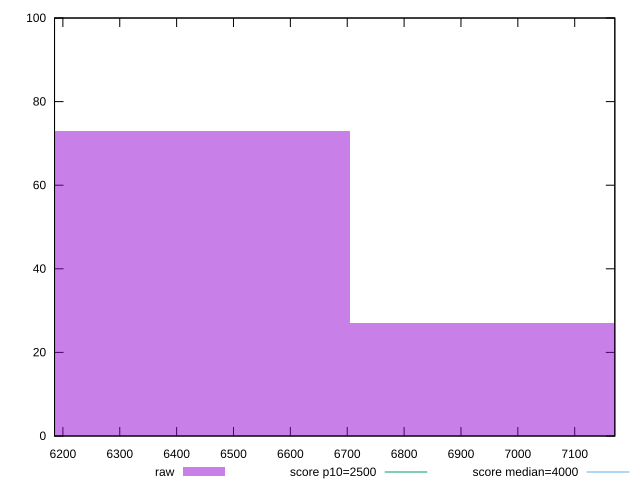

Write gnuplot code to recreate this figure.
reset

$raw <<EOF
6311.28728773935 73
7100.198198706769 27
EOF

set key outside below
set boxwidth 788.9109109674188
set xrange [6185.3243:7170.52905]
set yrange [0:100]
set trange [0:100]
set style fill transparent solid 0.5 noborder

set parametric
set terminal svg size 640, 490 enhanced background rgb 'white'
set output "reprap/largest-contentful-paint/samples/pages+cached+noexternal+nofonts/raw/histogram.svg"

plot $raw title "raw" with boxes, \
     2500,t title "score p10=2500", \
     4000,t title "score median=4000"

reset
